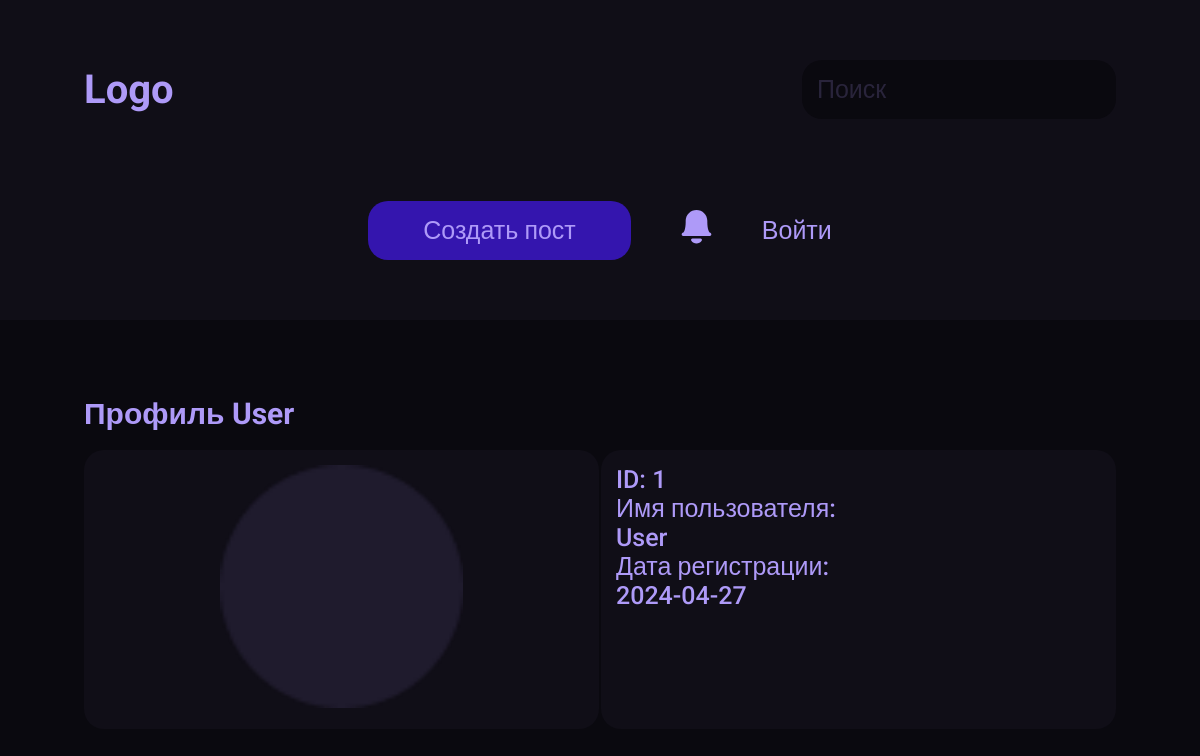
The app's page /profile/1 with its own data.
### data/users.py (models this page shows, shortened)
class User(SqlAlchemyBase, UserMixin, SerializerMixin):
	__tablename__ = 'users'
	id = sqlalchemy.Column(sqlalchemy.Integer,
						   primary_key=True, autoincrement=True)
	username = sqlalchemy.Column(sqlalchemy.String, nullable=True)
	about = sqlalchemy.Column(sqlalchemy.String, nullable=True)
	hashed_password = sqlalchemy.Column(sqlalchemy.String, nullable=True)
	created_date = sqlalchemy.Column(sqlalchemy.DateTime,
									 default=datetime.datetime.now)
	posts = orm.relationship("Post", back_populates='creator')
	scores = orm.relationship("Score", back_populates='user')

### app.py (the view)
@app.route('/profile/<id>', methods=['GET', 'POST'])
def profile(id):
	form = ImageForm()
	if form.validate_on_submit():
		form.image.data.save(f'static/img/avatars/{current_user.id}.png')
	db_sess = db_session.create_session()
	data = db_sess.query(User).filter(User.id == id).first()
	data.created_date = str(data.created_date).split()[0]
	db_sess.close()
	return render_template('profile.html', data=data, form=form)

### forms/image.py
class ImageForm(FlaskForm):
    image = FileField('Изменить изображение', validators=[DataRequired()])
    submit = SubmitField('Подтвердить')

### data/db_session.py (called while the page is built)
def create_session() -> Session:
    global __factory
    return __factory()

### templates/profile.html (shortened to what this page needs)
{% extends 'base.html' %}
{% block content %}
<h1 class="default-text size-30 roboto-bold">Профиль {{data.username}}</h1><br>
<div class="profile ">
  <div class="profile-image light-block block">
    <center><img src="/static/img/avatars/{{data.id}}.png" alt=""></center>
  </div>
  <div class="profile-info light-block block default-text roboto-medium">
    <div>
      <p>ID: {{data.id}}</p>
      <p>Имя пользователя: {{data.username}}</p>
      <p>Дата регистрации: {{data.created_date}}</p>
    </div>
  </div>
</div>
<br>
{% endblock %}

### static/css/base.css (style rules this page uses)
.roboto-medium { font-family: "Roboto", sans-serif; font-weight: 500; font-style: normal; }
.roboto-bold { font-family: "Roboto", sans-serif; font-weight: 700; font-style: normal; }
.block { text-decoration: none; border-radius: 20px; font-size: 25px; border: 0; padding: 15px; }
* { margin: 0; padding: 0; font-family: "Roboto", sans-serif; }
.default-text { color: #AE9AF8; font-size: 25px; }
body { background: #0A090F; }
.size-30 { font-size: 30px; }
.light-block { display: block; background: #100E17; }
.profile { display: flex; justify-content: space-between; }
.profile div { width: 47%; }
.profile-image img { min-width: 50%; max-width: 75%; border-radius: 20px; }
.profile-info { display: flex; flex-direction: column; justify-content: space-between; }

### records on screen
User: username "User", id "1", created_date "2024-04-27"
